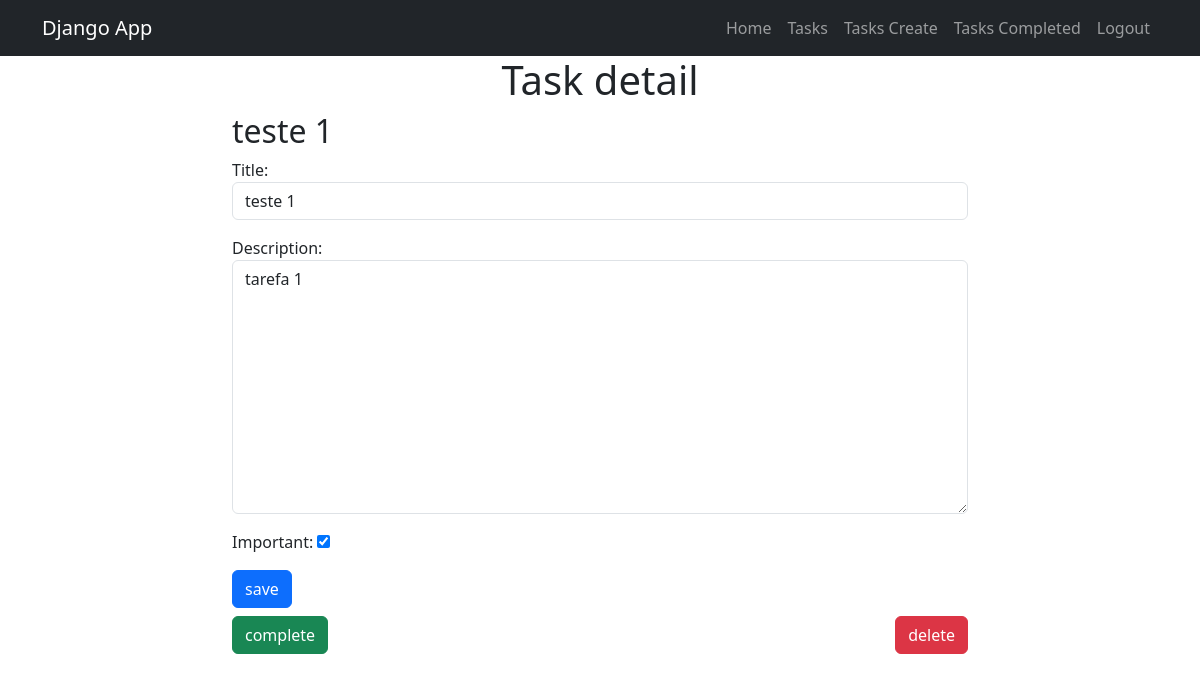
/tasks/2 (signed in), run on the app's committed database.
### tasks/models.py (models this page shows, shortened)
class Tasks(models.Model):
    title = models.CharField(max_length=100)
    description = models.TextField(blank=True)
    created = models.DateTimeField(auto_now_add=True)
    datecompleted = models.DateTimeField(null=True)
    important = models.BooleanField(default=False)
    user = models.ForeignKey(User, on_delete=models.CASCADE)

### tasks/views.py (the view, shortened to what this page needs)
# urls.py: path('tasks/<int:task_id>', views.task_detail, name='task_detail'),
@login_required
def task_detail(request: HttpRequest, task_id: int) -> HttpResponse:
    task = get_object_or_404(Tasks, pk=task_id, user=request.user)
    form = TaskForm(instance=task)
    return render(request, 'task_detail.html', {'task': task, 'form': form})

### tasks/forms.py
class TaskForm(ModelForm):
    class Meta:
        model = Tasks
        fields = ('title', 'description', 'important')
        widgets = {
            'title': forms.TextInput(attrs={'class': 'form-control'}),
            'description': forms.Textarea(attrs={'class': 'form-control'}),
            'important': forms.CheckboxInput(attrs={}),
        }

### tasks/templates/task_detail.html (shortened to what this page needs)
{% extends 'base.html' %}
{% block content %}
  <div class="row">
    <div class="offset-md-2 col-md-8">
    <h1 class="text-center">Task detail</h1>
    <h2>{{ task.title }}</h2>
        <form method="post">
          {{ form.as_p }}
          <button class="btn btn-primary">save</button>
        </form>
        <div class="d-flex justify-content-between mt-2">
            <form action="{% url 'complete_task' task.id %}" method="POST">
                <button class="btn btn-success">complete</button>
              </form>
              <form action="{% url 'delete_task' task.id %}" method="POST">
                <button class="btn btn-danger">delete</button>
              </form>
        </div>
      </div>
    </div>
{% endblock %}

### data on the page
Tasks: title "teste 1", description "tarefa 1", important "☑"
